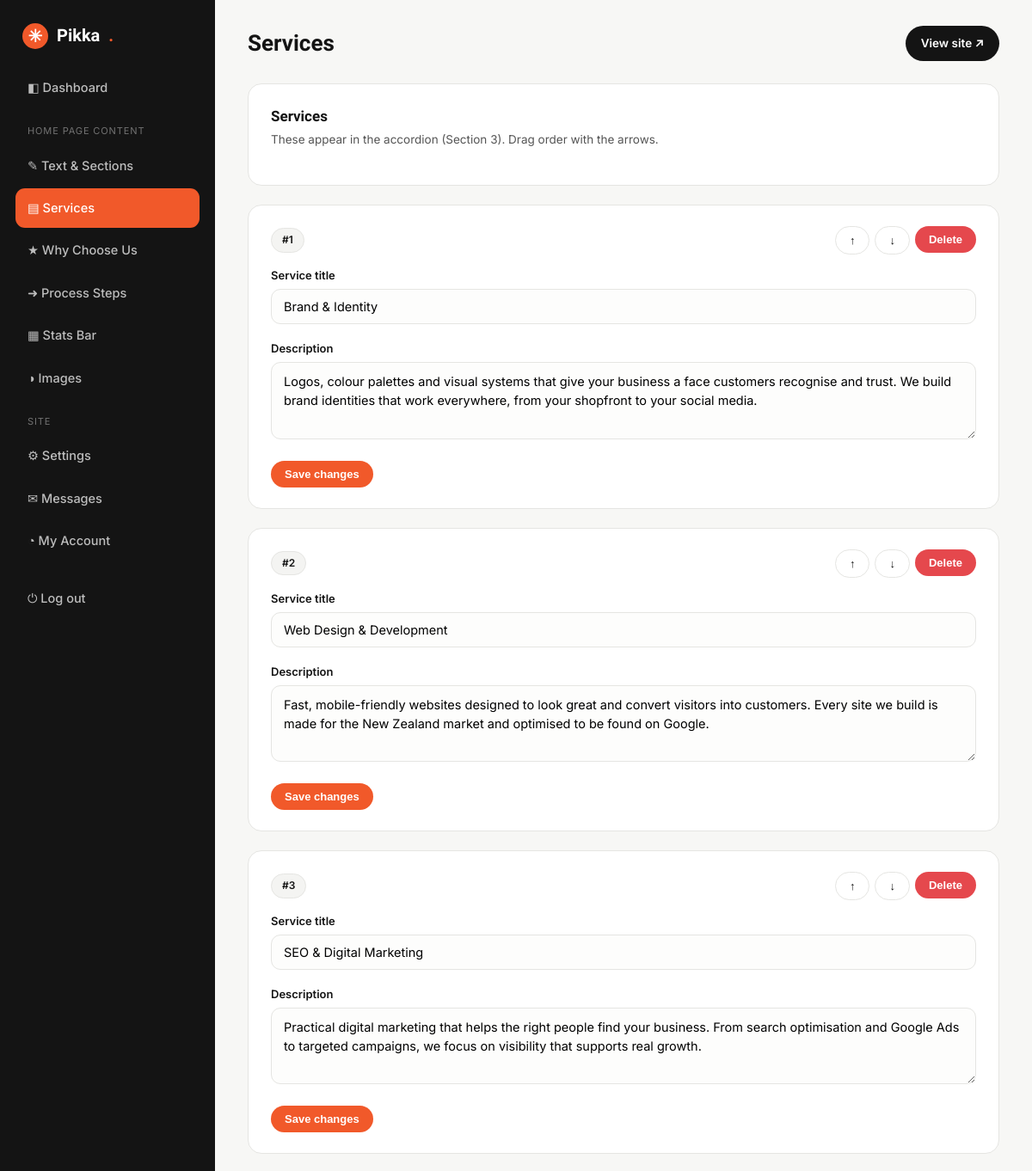
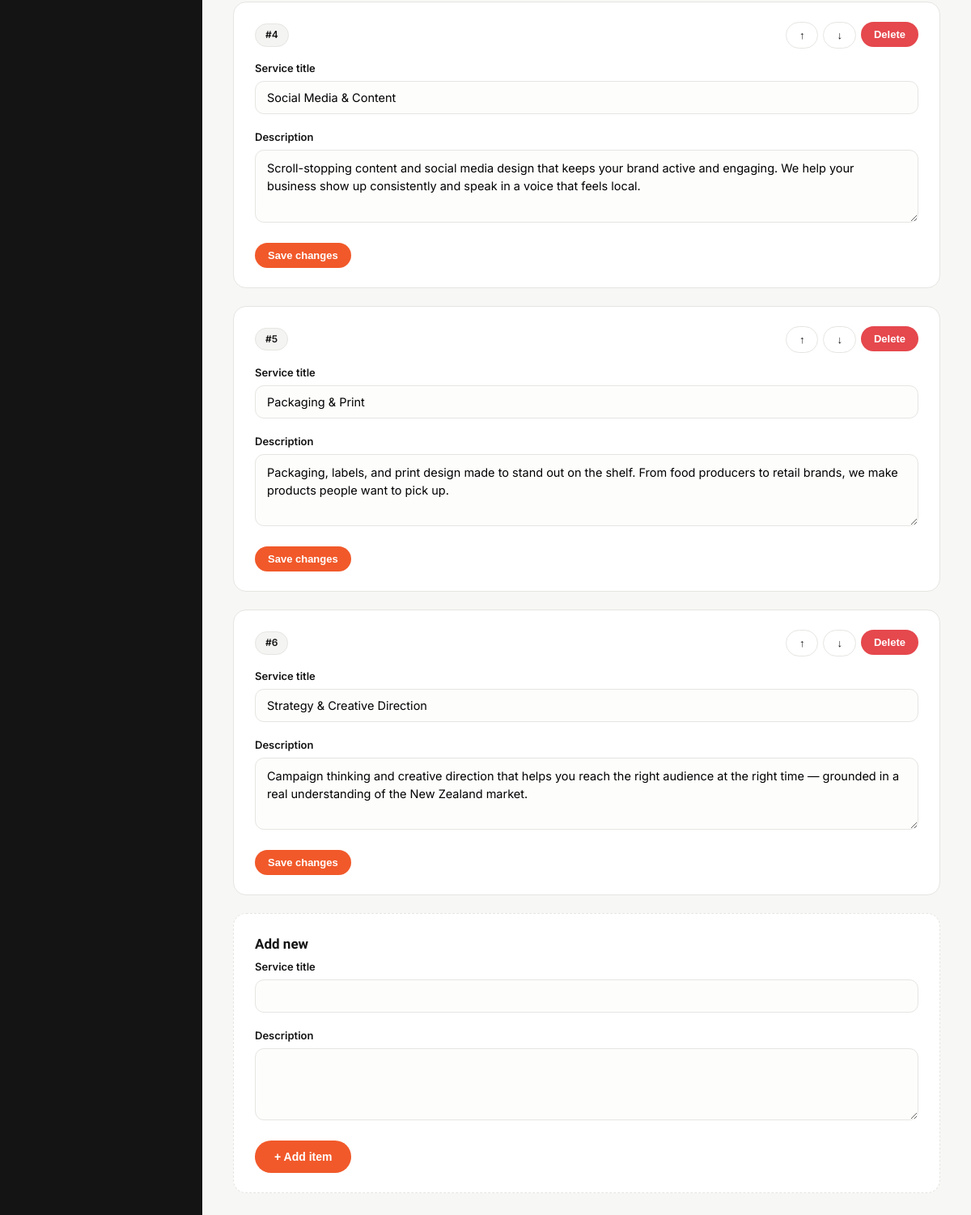
Screenshot of /admin/services.php (signed in) with the database file from the repository (2 pictures, top to bottom).
### tables this page shows
CREATE TABLE IF NOT EXISTS `services` (
  `id` INT(11) NOT NULL AUTO_INCREMENT,
  `title` VARCHAR(120) NOT NULL,
  `description` TEXT DEFAULT NULL,
  `sort_order` INT(11) DEFAULT 0,
  `is_active` TINYINT(1) DEFAULT 1,
  PRIMARY KEY (`id`)
);

### admin/services.php (called while the page is built)
<?php
$table='services'; $current_page='services'; $page_title='Services';
$intro='These appear in the accordion (Section 3). Drag order with the arrows.';
$columns=['title'=>['label'=>'Service title','type'=>'text'],'description'=>['label'=>'Description','type'=>'textarea']];
require __DIR__.'/crud.php';

### includes/functions.php (called while the page is built, shortened)
<?php
require_once __DIR__ . '/config.php';
function e($str) {
    return htmlspecialchars($str ?? '', ENT_QUOTES, 'UTF-8');
}

### includes/config.php (called while the page is built, shortened)
<?php
function db() {
    static $conn = null;
    if ($conn === null) {
        $conn = @mysqli_connect(DB_HOST, DB_USER, DB_PASS, DB_NAME);
        mysqli_set_charset($conn, 'utf8mb4');
    }
    return $conn;
}

### admin/crud.php (the view, shortened to what this page needs)
<?php
$rows = [];
$r = mysqli_query(db(), "SELECT * FROM `$table` ORDER BY sort_order ASC, id ASC");
while ($x = mysqli_fetch_assoc($r)) $rows[] = $x;
require __DIR__ . '/header.php';
function render_fields($columns, $data = []) {
    foreach ($columns as $col => $meta) {
        $label = $meta['label']; $type = $meta['type'] ?? 'text';
        $val = $data[$col] ?? '';
        echo '<div class="field"><label>'.e($label).'</label>';
        if ($type === 'textarea') {
            echo '<textarea name="'.e($col).'" rows="3">'.e($val).'</textarea>';
        } else {
            echo '<input type="text" name="'.e($col).'" value="'.e($val).'">';
        }
        echo '</div>';
    }
}
?>
<div class="card">
  <h2><?= e($page_title) ?></h2>
  <p class="sub"><?= e($intro ?? '') ?></p>
</div>
<?php foreach ($rows as $idx => $row): ?>
<div class="card">
  <div class="rh" style="display:flex;justify-content:space-between;align-items:center;margin-bottom:14px">
    <span class="pill">#<?= $idx+1 ?></span>
    <div style="display:flex;gap:6px">
      <form method="post" style="display:inline"><button class="btn btn-ghost btn-sm" <?= $idx===0?'disabled':'' ?>>↑</button></form>
      <form method="post" style="display:inline"><button class="btn btn-ghost btn-sm" <?= $idx===count($rows)-1?'disabled':'' ?>>↓</button></form>
      <form method="post" style="display:inline" onsubmit="return confirm('Delete this item?')"><button class="btn btn-danger btn-sm">Delete</button></form>
    </div>
  </div>
  <form method="post">
    <?php render_fields($columns, $row); ?>
    <button class="btn btn-sm" type="submit">Save changes</button>
  </form>
</div>
<?php endforeach; ?>
<div class="card" style="border-style:dashed">
  <h2>Add new</h2>
  <form method="post">
    <button class="btn" type="submit">+ Add item</button>
  </form>
</div>
<?php require __DIR__ . '/footer.php'; ?>

### admin/admin.css (style rules this page uses)
:root { --accent:#F1592A;--ink:#141414;--mist:#F4F4F2;--line:#e5e5e2;--ink-2:#555 }
* { box-sizing:border-box;margin:0;padding:0 }
body { font-family:'Inter',system-ui,sans-serif;background:#f7f7f5;color:var(--ink);line-height:1.55 }
.card { background:#fff;border:1px solid var(--line);border-radius:16px;padding:24px 26px;margin-bottom:22px }
.card h2 { font-family:'Sora',sans-serif;font-size:17px;margin-bottom:4px }
.card .sub { color:var(--ink-2);font-size:13.5px;margin-bottom:18px }
label { display:block;font-size:13px;font-weight:600;margin:0 0 6px }
.field { margin-bottom:18px }
input[type=text],input[type=email],input[type=password],input[type=color],textarea,select { width:100%;border:1px solid var(--line);border-radius:11px;padding:11px 14px;font-family:inherit;font-size:14.5px;background:#fdfdfc;transition:.2s }
textarea { resize:vertical;min-height:88px;line-height:1.5 }
.btn { display:inline-flex;align-items:center;gap:8px;background:var(--accent);color:#fff;border:0;padding:12px 24px;border-radius:100px;font-weight:600;font-size:14px;cursor:pointer;transition:.2s }
.btn-ghost { background:#fff;border:1px solid var(--line);color:var(--ink) }
.btn-sm { padding:8px 16px;font-size:13px }
.btn-danger { background:#e5484d }
.pill { background:var(--mist);border:1px solid var(--line);border-radius:100px;padding:4px 12px;font-size:12px;font-weight:600 }

### rows the page displays
services: label "Service title", title "Brand & Identity", label "Description", description "Logos, colour palettes and visual systems that give your business a face customers recognise and trust. We build brand identities that work everywhere, from your shopfront to your social media."
services: label "Service title", title "Web Design & Development", label "Description", description "Fast, mobile-friendly websites designed to look great and convert visitors into customers. Every site we build is made for the New Zealand market and optimised to be found on Google."
services: label "Service title", title "SEO & Digital Marketing", label "Description", description "Practical digital marketing that helps the right people find your business. From search optimisation and Google Ads to targeted campaigns, we focus on visibility that supports real growth."
services: label "Service title", title "Social Media & Content", label "Description", description "Scroll-stopping content and social media design that keeps your brand active and engaging. We help your business show up consistently and speak in a voice that feels local."
services: label "Service title", title "Packaging & Print", label "Description", description "Packaging, labels, and print design made to stand out on the shelf. From food producers to retail brands, we make products people want to pick up."
services: label "Service title", title "Strategy & Creative Direction", label "Description", description "Campaign thinking and creative direction that helps you reach the right audience at the right time — grounded in a real understanding of the New Zealand market."

### other values shown
$title "Services"
$page_title "Services"
$intro "These appear in the accordion (Section 3). Drag order with the arrows."
$label "Service title"
$label "Description"
